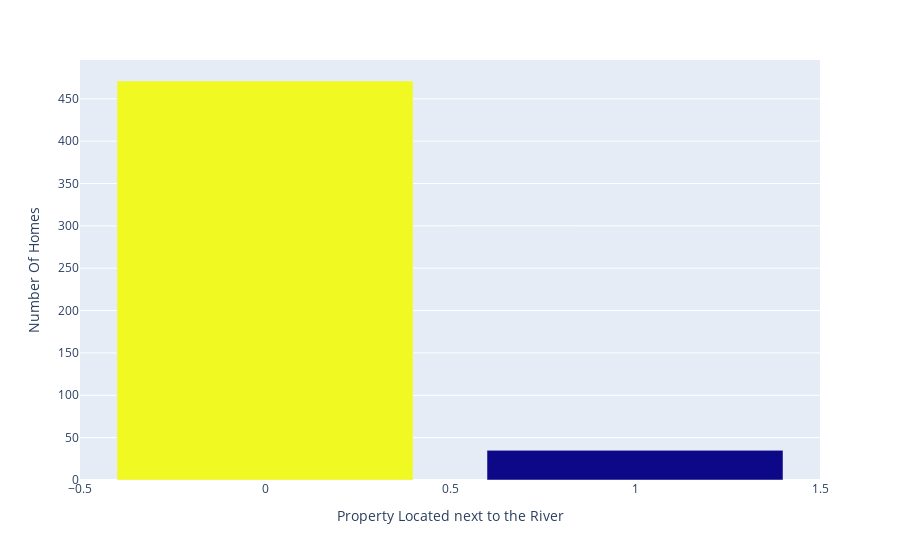

The cell this chart's notebook holds for it:
### Markdown cell above
#### Next to the River? ⛵️

**Challenge**

Create a bar chart with plotly for CHAS to show many more homes are away from the river versus next to it. The bar chart should look something like this:

<img src=https://i.imgur.com/AHwoQ6l.png height=350>

You can make your life easier by providing a list of values for the x-axis (e.g., `x=['No', 'Yes']`)

### Code cell
river = data.CHAS.value_counts()
fig = px.bar(x=river.index,
       y=river.values,
       color=river.values)
fig.update_layout(coloraxis_showscale=False,
                  xaxis_title='Property Located next to the River',
                  yaxis_title='Number Of Homes')
fig.show()

### Figure 1 — Plotly figure (JSON) as saved in the notebook; plotly's stock layout.template omitted (floating-point values rounded to 4 significant figures)
{"data": [{"alignmentgroup": "True", "hovertemplate": "x=%{x}<br>y=%{y}<br>color=%{marker.color}<extra></extra>", "legendgroup": "", "marker": {"color": [471, 35], "coloraxis": "coloraxis", "pattern": {"shape": ""}}, "name": "", "offsetgroup": "", "orientation": "v", "showlegend": false, "textposition": "auto", "type": "bar", "x": [0, 1], "xaxis": "x", "y": [471, 35], "yaxis": "y"}], "layout": {"barmode": "relative", "coloraxis": {"colorbar": {"title": {"text": "color"}}, "colorscale": [[0, "#0d0887"], [0.1111, "#46039f"], [0.2222, "#7201a8"], [0.3333, "#9c179e"], [0.4444, "#bd3786"], [0.5556, "#d8576b"], [0.6667, "#ed7953"], [0.7778, "#fb9f3a"], [0.8889, "#fdca26"], [1, "#f0f921"]], "showscale": false}, "legend": {"tracegroupgap": 0}, "margin": {"t": 60}, "xaxis": {"anchor": "y", "domain": [0, 1], "title": {"text": "Property Located next to the River"}}, "yaxis": {"anchor": "x", "domain": [0, 1], "title": {"text": "Number Of Homes"}}}}
